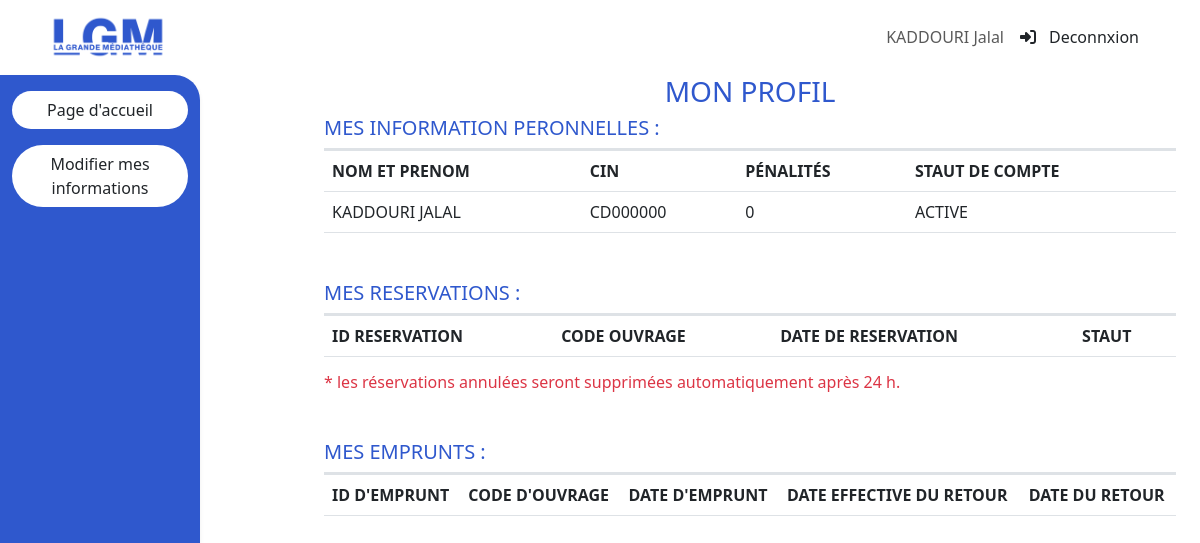
Page /user/profil.php (signed in) on the earlier database version.
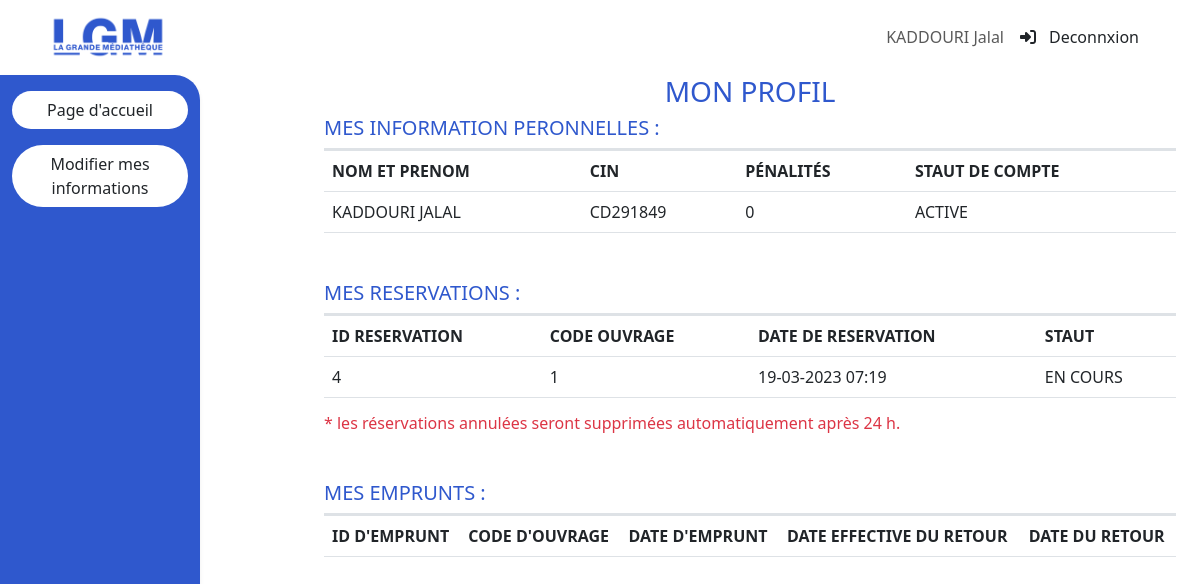
Same page on the later database version.
### tables this page shows
CREATE TABLE `adherent` (
  `ID_ADHERENT` int(11) NOT NULL,
  `NOM_ADHERENT` varchar(25) DEFAULT NULL,
  `PRENOM_ADHERENT` varchar(25) DEFAULT NULL,
  `CIN_ADHERENT` varchar(8) DEFAULT NULL,
  `ADRESSE_ADHERENT` varchar(255) DEFAULT NULL,
  `DN_ADHERENT` date DEFAULT NULL,
  `TELE_ADHERENT` int(10) DEFAULT NULL,
  `EMAIL_ADHERENT` varchar(120) DEFAULT NULL,
  `MDP_ADHERENT` varchar(255) DEFAULT NULL,
  `TYPE_ADHERENT` varchar(25) DEFAULT NULL,
  `DATE_CREATION_COMPTE` timestamp NOT NULL DEFAULT current_timestamp() ON UPDATE current_timestamp(),
  `PENALITE` int(3) DEFAULT NULL
);

CREATE TABLE `reservation` (
  `ID_RESERVATION` int(11) NOT NULL,
  `ID_ADHERENT` int(11) NOT NULL,
  `CODE_OUVRAGE` int(11) NOT NULL,
  `DATE_RESERVATION` timestamp NOT NULL DEFAULT current_timestamp() ON UPDATE current_timestamp()
);

### user/profil.php (the view, shortened to what the changed rows need)
<?php
include("./dbConnection.php");
$adherent_id = $_SESSION['id_adherent'];
?>
<!doctype html>
<html lang="en">
  <head>
    <link rel="stylesheet" href="./style.css">
    <link href="https://cdn.jsdelivr.net/npm/bootstrap@5.3.0-alpha1/dist/css/bootstrap.min.css" rel="stylesheet">
  </head>
  <body>
    <?php
        $adherent_account_request = "SELECT * FROM `adherent` WHERE adherent.ID_ADHERENT = '$adherent_id'";
        $adherent_account = $db_connection->prepare($adherent_account_request);
        $adherent_account->execute();
        $adherent = $adherent_account->fetch( PDO::FETCH_ASSOC);
    ?>
      <div class="container-fluid">
        <div class="row min-vh-100 d-flex justify-content-between">
          <div class="col-9">
            <section class="container-fluid text-uppercase">
                <h3 class="text-center colorBlue">mon profil</h2>
                <table class="table">
                    <thead>
                        <tr>
                            <th scope="col">Nom et Prenom</th>
                            <th scope="col">CIN</th>
                            <th scope="col">pénalités</th>
                            <th scope="col">Staut de compte</th>
                        </tr>
                    </thead>
                    <tbody>
                        <tr>
                            <td><?php echo $adherent['NOM_ADHERENT'] . ' ' . $adherent['PRENOM_ADHERENT']?></td>
                            <td><?php echo $adherent['CIN_ADHERENT'] ?></td>
                            <td><?php echo $adherent['PENALITE'] ?></td>
                            <td><?php if($adherent['PENALITE'] < 3){echo 'active';} else {echo 'suspendu';}?></td>
                        </tr>
                    </tbody>
                </table>
            </section>
            <section class="container-fluid text-uppercase my-5">
                <table class="table">
                    <thead>
                        <tr>
                            <th scope="col">ID reservation</th>
                            <th scope="col">code ouvrage</th>
                            <th scope="col">date de reservation</th>
                            <th scope="col">staut</th>
                        </tr>
                    </thead>
                    <tbody>
                        <?php
                            $reservation_request = "SELECT * FROM `reservation` WHERE ID_ADHERENT = '$adherent_id'";
                            $reservation_list = $db_connection->prepare($reservation_request);
                            $reservation_list->execute();
                            while($row = $reservation_list->fetch(PDO::FETCH_ASSOC)) {
                                echo "
                                        <tr>
                                            <td>".$row['ID_RESERVATION']."</td>
                                            <td>".$row['CODE_OUVRAGE']."</td>
                                            <td>".date("d-m-Y h:i", strtotime($row['DATE_RESERVATION'])) ."</td>
                                            <td>en cours</td>
                                        </tr>
                                    ";
                            }
                        ?>
                    </tbody>
                </table>
            </section>
            <section class="container-fluid text-uppercase my-5">
                <table class="table">
                    <thead>
                        <tr>
                            <th scope="col">id d'emprunt</th>
                            <th scope="col">code d'ouvrage</th>
                            <th scope="col">date d'emprunt</th>
                            <th scope="col">Date effective du retour</th>
                            <th scope="col">date du retour</th>
                        </tr>
                    </thead>
                </table>
            </section>
            </div>
          </div>
        </div>
  </body>
</html>

Differences in the rows shown:
changed adherent "KADDOURI": CIN_ADHERENT "CD000000" → "CD291849"
added reservation: ID_RESERVATION "4", CODE_OUVRAGE "1", DATE_RESERVATION "19-03-2023 07:19"
